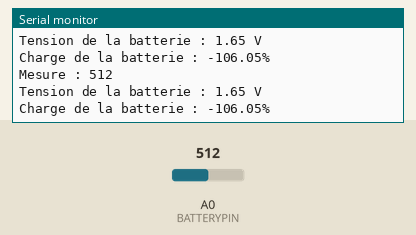
Recording of a sketch running on a simulated Arduino Uno, built with avr-gcc and run on an emulated ATmega328P. On the bench: the last lines printed to the serial monitor. The test bench sets the inputs (shaded band); at power-on: A0 (BATTERYPIN) = 512.

Above: at 1.8 s.
1.9 s: A0 (BATTERYPIN) set to 716
At 2.9 s:
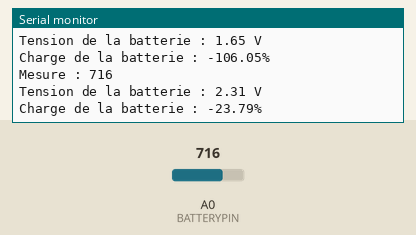
3.4 s: A0 (BATTERYPIN) set to 900
At 4.7 s:
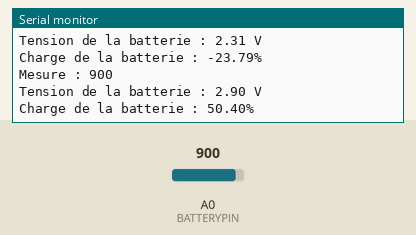
Timing chart, 0 to 6.4 s (numbered marks = the images above; inputs shaded):
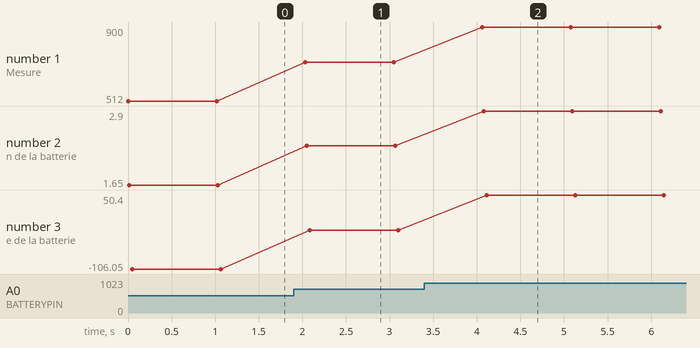

The sketch:

BatteryCharge.ino
```cpp
const int BATTERYPIN = A0; //pin de la batterie

const float TensionMin = 2.5; //tension min
const float TensionMax = 3.3; //tension max

void setup() {
  Serial.begin(9600);
  }

 void loop() {
    // Lecture de la tension de la batterie sur une broche analogique (par exemple A0)
    int batteryValue = analogRead(BATTERYPIN);

    // Convertit la valeur analogique en tension (supposons que vous utilisez une référence de 3.3V)
    float voltage = (batteryValue / 1023.0) * 3.3;

    // Calcule la charge de la batterie en pourcentage
    float batteryCharge = (voltage - TensionMin) / (TensionMax - TensionMin) * 100;

    // Affiche la charge de la batterie sur le moniteur série
    Serial.print("Mesure : "); Serial.println(batteryValue);
    Serial.print("Tension de la batterie : "); Serial.print(voltage);
    Serial.println(" V");
    Serial.print("Charge de la batterie : "); Serial.print(batteryCharge);
    Serial.println("%"); delay(1000); // Délai d'une seconde

 }
```

Measured:
- after the input at 1.9 s, the serial monitor: prints a new line after 0.13 s (image 1)
- after the input at 3.4 s, the serial monitor: prints a new line after 0.67 s (image 2)
- plotted number 1: 512 → 716 after the input at 1.9 s, 716 → 900 after the input at 3.4 s
- plotted number 2: 1.65 → 2.31 after the input at 1.9 s, 2.31 → 2.9 after the input at 3.4 s
- plotted number 3: -106.05 → -23.79 after the input at 1.9 s, -23.79 → 50.4 after the input at 3.4 s
